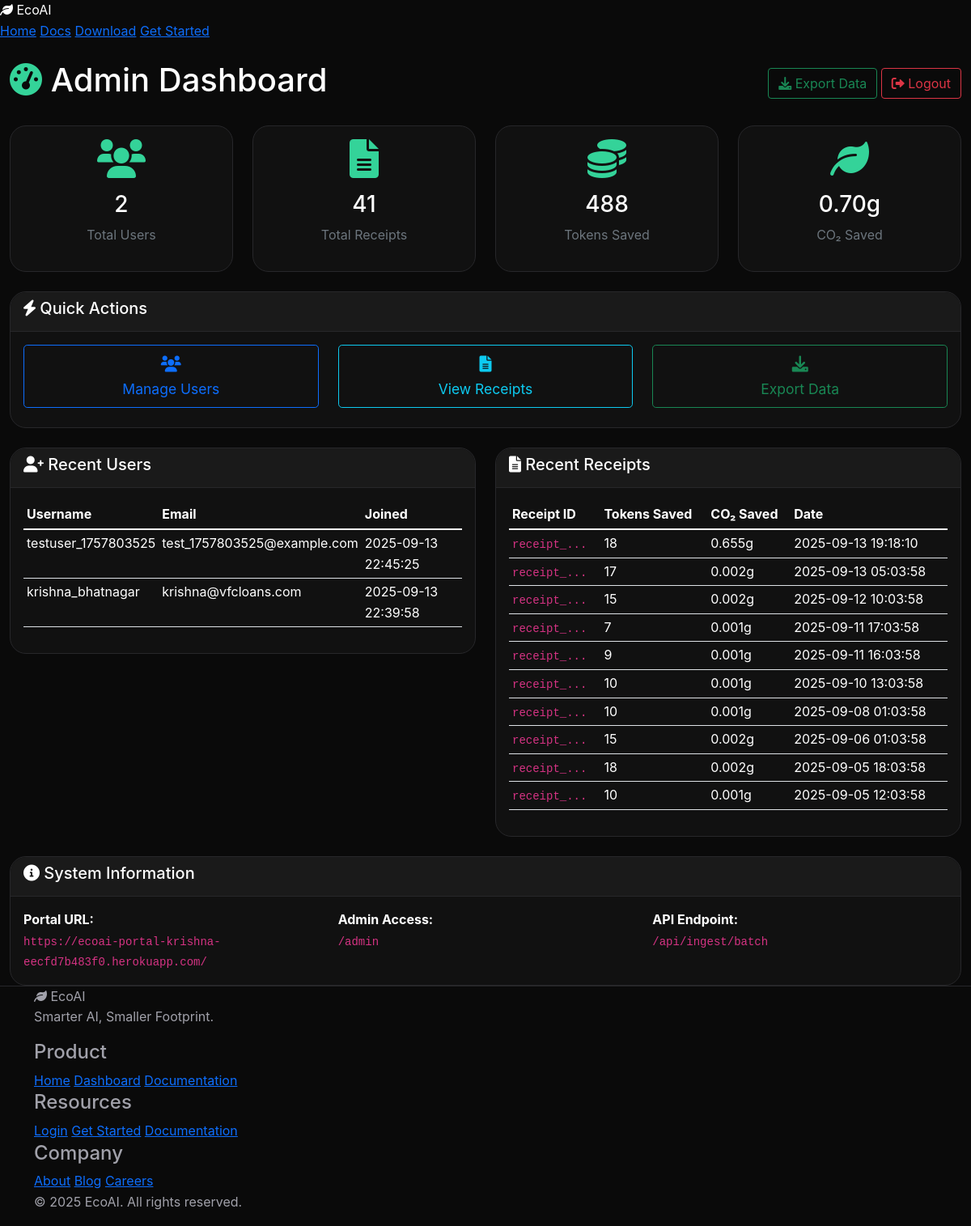
The page /admin/dashboard (signed in) on the database its author committed.
### tables this page shows
CREATE TABLE users (
            id INTEGER PRIMARY KEY AUTOINCREMENT,
            username TEXT UNIQUE NOT NULL,
            email TEXT UNIQUE NOT NULL,
            password_hash TEXT NOT NULL,
            api_key TEXT UNIQUE NOT NULL,
            created_at TIMESTAMP DEFAULT CURRENT_TIMESTAMP
        , oauth_provider TEXT, oauth_id TEXT);

CREATE TABLE receipts (
            id INTEGER PRIMARY KEY AUTOINCREMENT,
            receipt_id TEXT UNIQUE NOT NULL,
            user_id INTEGER NOT NULL,
            tokens_before INTEGER NOT NULL,
            tokens_after INTEGER NOT NULL,
            kwh_before REAL NOT NULL,
            kwh_after REAL NOT NULL,
            co2_g_before REAL NOT NULL,
            co2_g_after REAL NOT NULL,
            quality_score REAL,
            model TEXT,
            region TEXT,
            optimizations_applied TEXT,
            timestamp TIMESTAMP DEFAULT CURRENT_TIMESTAMP,
            FOREIGN KEY (user_id) REFERENCES users (id)
        );

### app.py (the view)
@app.route('/admin/dashboard')
def admin_dashboard():
    if 'admin_logged_in' not in session:
        return redirect(url_for('admin_login'))
    conn = sqlite3.connect(DATABASE)
    c = conn.cursor()
    c.execute('SELECT COUNT(*) FROM users')
    total_users = c.fetchone()[0]
    c.execute('SELECT COUNT(*) FROM receipts')
    total_receipts = c.fetchone()[0]
    c.execute('SELECT SUM(tokens_before - tokens_after) FROM receipts')
    total_tokens_saved = c.fetchone()[0] or 0
    c.execute('SELECT SUM(co2_g_before - co2_g_after) FROM receipts')
    total_co2_saved = c.fetchone()[0] or 0
    c.execute('SELECT username, email, created_at FROM users ORDER BY created_at DESC LIMIT 10')
    recent_users = c.fetchall()
    c.execute('SELECT receipt_id, tokens_before, tokens_after, co2_g_before, co2_g_after, timestamp FROM receipts ORDER BY timestamp DESC LIMIT 10')
    recent_receipts = c.fetchall()
    conn.close()
    return render_template('admin_dashboard.html',
                         total_users=total_users,
                         total_receipts=total_receipts,
                         total_tokens_saved=total_tokens_saved,
                         total_co2_saved=total_co2_saved,
                         recent_users=recent_users,
                         recent_receipts=recent_receipts)

### templates/admin_dashboard.html (shortened to what this page needs)
{% extends "base.html" %}
{% block content %}
<div class="container-fluid">
    <div class="row">
        <div class="col-12">
            <div class="py-4">
                <div class="d-flex justify-content-between align-items-center">
                    <h1><i class="fas fa-tachometer-alt eco-icon"></i> Admin Dashboard</h1>
                    <div>
                        <a href="{{ url_for('admin_export_data') }}" class="btn btn-outline-success">
                            <i class="fas fa-download"></i> Export Data
                        </a>
                        <a href="{{ url_for('admin_logout') }}" class="btn btn-outline-danger">
                            <i class="fas fa-sign-out-alt"></i> Logout
                        </a>
                    </div>
                </div>
            </div>
        </div>
    </div>
    <div class="row mb-4">
        <div class="col-md-3">
            <div class="card text-center">
                <div class="card-body">
                    <i class="fas fa-users fa-3x eco-icon mb-3"></i>
                    <h3>{{ total_users }}</h3>
                    <p class="text-muted">Total Users</p>
                </div>
            </div>
        </div>
        <div class="col-md-3">
            <div class="card text-center">
                <div class="card-body">
                    <i class="fas fa-file-alt fa-3x eco-icon mb-3"></i>
                    <h3>{{ total_receipts }}</h3>
                    <p class="text-muted">Total Receipts</p>
                </div>
            </div>
        </div>
        <div class="col-md-3">
            <div class="card text-center">
                <div class="card-body">
                    <i class="fas fa-coins fa-3x eco-icon mb-3"></i>
                    <h3>{{ "{:,}".format(total_tokens_saved) }}</h3>
                    <p class="text-muted">Tokens Saved</p>
                </div>
            </div>
        </div>
        <div class="col-md-3">
            <div class="card text-center">
                <div class="card-body">
                    <i class="fas fa-leaf fa-3x eco-icon mb-3"></i>
                    <h3>{{ "%.2f"|format(total_co2_saved) }}g</h3>
                    <p class="text-muted">CO₂ Saved</p>
                </div>
            </div>
        </div>
    </div>
    <div class="row mb-4">
        <div class="col-12">
            <div class="card">
                <div class="card-header">
                    <h5><i class="fas fa-bolt"></i> Quick Actions</h5>
                </div>
                <div class="card-body">
                    <div class="row">
                        <div class="col-md-4">
                            <a href="{{ url_for('admin_users') }}" class="btn btn-outline-primary btn-lg w-100 mb-2">
                                <i class="fas fa-users"></i><br>
                                <small>Manage Users</small>
                            </a>
                        </div>
                        <div class="col-md-4">
                            <a href="{{ url_for('admin_receipts') }}" class="btn btn-outline-info btn-lg w-100 mb-2">
                                <i class="fas fa-file-alt"></i><br>
                                <small>View Receipts</small>
                            </a>
                        </div>
                        <div class="col-md-4">
                            <a href="{{ url_for('admin_export_data') }}" class="btn btn-outline-success btn-lg w-100 mb-2">
                                <i class="fas fa-download"></i><br>
                                <small>Export Data</small>
                            </a>
                        </div>
                    </div>
                </div>
            </div>
        </div>
    </div>
    <div class="row mb-4">
        <div class="col-md-6">
            <div class="card">
                <div class="card-header">
                    <h5><i class="fas fa-user-plus"></i> Recent Users</h5>
                </div>
                <div class="card-body">
                    {% if recent_users %}
                        <div class="table-responsive">
                            <table class="table table-sm">
                                <thead>
                                    <tr>
                                        <th>Username</th>
                                        <th>Email</th>
                                        <th>Joined</th>
                                    </tr>
                                </thead>
                                <tbody>
                                    {% for user in recent_users %}
                                    <tr>
                                        <td>{{ user[0] }}</td>
                                        <td>{{ user[1] }}</td>
                                        <td>{{ user[2] }}</td>
                                    </tr>
                                    {% endfor %}
                                </tbody>
                            </table>
                        </div>
                    {% else %}
                        <p class="text-muted">No users yet</p>
                    {% endif %}
                </div>
            </div>
        </div>
        <div class="col-md-6">
            <div class="card">
                <div class="card-header">
                    <h5><i class="fas fa-file-alt"></i> Recent Receipts</h5>
                </div>
                <div class="card-body">
                    {% if recent_receipts %}
                        <div class="table-responsive">
                            <table class="table table-sm">
                                <thead>
                                    <tr>
                                        <th>Receipt ID</th>
                                        <th>Tokens Saved</th>
                                        <th>CO₂ Saved</th>
                                        <th>Date</th>
                                    </tr>
                                </thead>
                                <tbody>
                                    {% for receipt in recent_receipts %}
                                    <tr>
                                        <td><code>{{ receipt[0][:8] }}...</code></td>
                                        <td>{{ receipt[1] - receipt[2] }}</td>
                                        <td>{{ "%.3f"|format(receipt[3] - receipt[4]) }}g</td>
                                        <td>{{ receipt[5] }}</td>
                                    </tr>
                                    {% endfor %}
                                </tbody>
                            </table>
                        </div>
                    {% else %}
                        <p class="text-muted">No receipts yet</p>
                    {% endif %}
                </div>
            </div>
        </div>
    </div>
    <div class="row">
        <div class="col-12">
            <div class="card">
                <div class="card-header">
                    <h5><i class="fas fa-info-circle"></i> System Information</h5>
                </div>
                <div class="card-body">
                    <div class="row">
                        <div class="col-md-4">
                            <strong>Portal URL:</strong><br>
                            <code>https://ecoai-portal-krishna-eecfd7b483f0.herokuapp.com/</code>
                        </div>
                        <div class="col-md-4">
                            <strong>Admin Access:</strong><br>
                            <code>/admin</code>
                        </div>
                        <div class="col-md-4">
                            <strong>API Endpoint:</strong><br>
                            <code>/api/ingest/batch</code>
                        </div>
                    </div>
                </div>
            </div>
        </div>
    </div>
</div>
{% endblock %}

### static/style.css (style rules this page uses)
:root { --primary-green: #34D399; --primary-blue: #60A5FA; --dark-bg: #0a0a0a; --dark-surface: #111111; --dark-surface-light: #1a1a1a; --text-primary: #ffffff; --text-secondary: #a1a1aa; --text-muted: #71717a; --border-color: #27272a; --gradient-primary: linear-gradient(135deg, var(--primary-green), var(--primary-blue)); --gradient-mesh: linear-gradient(135deg, rgba(52, 211, 153, 0.1), rgba(96, 165, 250, 0.1)); }
* { margin: 0; padding: 0; box-sizing: border-box; }
body { font-family: 'Inter', -apple-system, BlinkMacSystemFont, 'Segoe UI', Roboto, sans-serif; background: var(--dark-bg) !important; color: var(--text-primary) !important; line-height: 1.6; overflow-x: hidden; }
*, *::before, *::after { background-color: transparent; }
.card { background: var(--dark-surface) !important; border: 1px solid var(--border-color) !important; border-radius: 20px !important; color: var(--text-primary) !important; transition: all 0.3s ease; }
.card-header { background: var(--dark-surface-light) !important; border-bottom: 1px solid var(--border-color) !important; color: var(--text-primary) !important; border-radius: 20px 20px 0 0 !important; }
.table { color: var(--text-primary) !important; background: var(--dark-surface) !important; }
.eco-icon { color: var(--primary-green) !important; }

### rows shown on the page
users: username "testuser_1757803525", email "test_1757803525@example.com", created_at "2025-09-13 22:45:25"
users: username "krishna_bhatnagar", email "krishna@vfcloans.com", created_at "2025-09-13 22:39:58"
receipts: receipt "receipt_", receipt[1]-receipt[2] "18", receipt[3]-receipt[4] "0.655", timestamp "2025-09-13 19:18:10"
receipts: receipt "receipt_", receipt[1]-receipt[2] "17", receipt[3]-receipt[4] "0.002", timestamp "2025-09-13 05:03:58"
receipts: receipt "receipt_", receipt[1]-receipt[2] "15", receipt[3]-receipt[4] "0.002", timestamp "2025-09-12 10:03:58"
receipts: receipt "receipt_", receipt[1]-receipt[2] "7", receipt[3]-receipt[4] "0.001", timestamp "2025-09-11 17:03:58"
receipts: receipt "receipt_", receipt[1]-receipt[2] "9", receipt[3]-receipt[4] "0.001", timestamp "2025-09-11 16:03:58"
receipts: receipt "receipt_", receipt[1]-receipt[2] "10", receipt[3]-receipt[4] "0.001", timestamp "2025-09-10 13:03:58"
receipts: receipt "receipt_", receipt[1]-receipt[2] "10", receipt[3]-receipt[4] "0.001", timestamp "2025-09-08 01:03:58"
receipts: receipt "receipt_", receipt[1]-receipt[2] "15", receipt[3]-receipt[4] "0.002", timestamp "2025-09-06 01:03:58"
receipts: receipt "receipt_", receipt[1]-receipt[2] "18", receipt[3]-receipt[4] "0.002", timestamp "2025-09-05 18:03:58"
receipts: receipt "receipt_", receipt[1]-receipt[2] "10", receipt[3]-receipt[4] "0.001", timestamp "2025-09-05 12:03:58"

### other values the page prints
{{ total_users }} "2"
{{ total_receipts }} "41"
{{ "{:,}".format(total_tokens_saved) }} "488"
{{ "%.2f"|format(total_co2_saved) }} "0.70"
